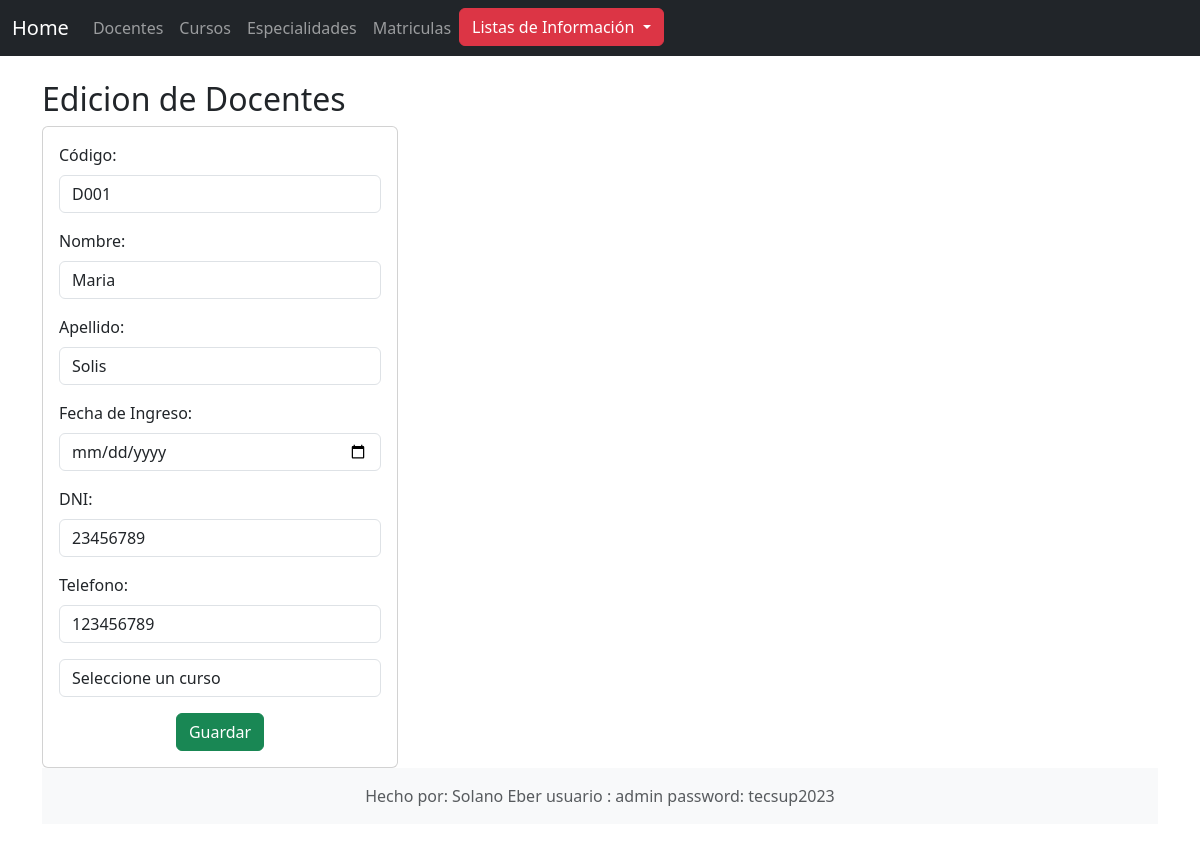
/ediciondocente/D001, run on the app's committed database.
### Aplicaciones/Academico/models.py (models this page shows, shortened)
class Docente(models.Model):
    IdDocente = models.CharField(primary_key=True,max_length=6)
    Apellido = models.CharField(max_length=50)
    Nombre = models.CharField(max_length=50)
    FIngreso = models.DateField(auto_now_add=True)
    Dni = models.CharField(max_length=8)
    Telefono = models.IntegerField()
    Curso = models.ForeignKey(Curso, on_delete=models.CASCADE)

### Aplicaciones/Academico/views.py (the view)
# urls.py: path('ediciondocente/<str:IdDocente>', views.edicionDocente),
def edicionDocente(request, IdDocente):
    docentesListado = Docente.objects.get(IdDocente=IdDocente)
    cursosListado = Curso.objects.all()
    context = {
        "docente": docentesListado,
        "curso": cursosListado
    }
    return render(request, "edicionDocente.html",context)

### Aplicaciones/Academico/Templates/edicionDocente.html (shortened to what this page needs)
{% extends './Base.html' %}
{% block body %}
<div class="row">
    <div class="col-sm-12 col-md-6 col-lg-4 col-xl-4">
        <h2>Edicion de Docentes</h2>
        <div class="card">
            <div class="card-body">
                <form action="{% url 'editarDocente' %}" method="POST">
                    <div class="mb-3">
                        <label for="txtcodigo" class="form-label">Código:</label>
                        <input type="text" name="txtcodigo" class="form-control" id="txtcodigo" value="{{docente.IdDocente}}" readonly>
                    </div>
                    <div class="mb-3">
                        <label for="txtnombre" class="form-label">Nombre:</label>
                        <input type="text" name="txtnombre" class="form-control" id="txtnombre" value="{{docente.Nombre}}">
                    </div>
                    <div class="mb-3">
                        <label for="txtapellido" class="form-label">Apellido:</label>
                        <input type="text" name="txtapellido" class="form-control" id="txtapellido" value="{{docente.Apellido}}">
                    </div>
                    <div class="mb-3">
                        <label for="txtfecha_ingreso" class="form-label">Fecha de Ingreso:</label>
                        <input type="date" name="txtfingreso" class="form-control" id="txtfingreso" value="{{docente.FIngreso}}">
                    </div>
                    <div class="mb-3">
                        <label for="numdni" class="form-label">DNI:</label>
                        <input type="txt" name="txtdni" class="form-control" id="txtdni" value="{{docente.Dni}}">
                    </div>
                    <div class="mb-3">
                        <label for="numtelefono" class="form-label">Telefono:</label>
                        <input type="number" name="numtelefono" class="form-control" id="numtelefono" value="{{docente.Telefono}}">
                    </div>
                    <div class="mb-3">
                        <select class="form-control" id="sCurso" name="sCurso">
                            <option value="" disabled selected>Seleccione un curso</option>
                        </select>
                    </div>
                    <div class="text-center">
                        <button type="submit" class="btn btn-success">Guardar</button>
                    </div>
                </form>
            </div>
        </div>
    </div>
{% endblock %}

### data on the page
Docente: txtcodigo "D001", txtnombre "Maria", txtapellido "Solis", txtdni "23456789", numtelefono "123456789"
